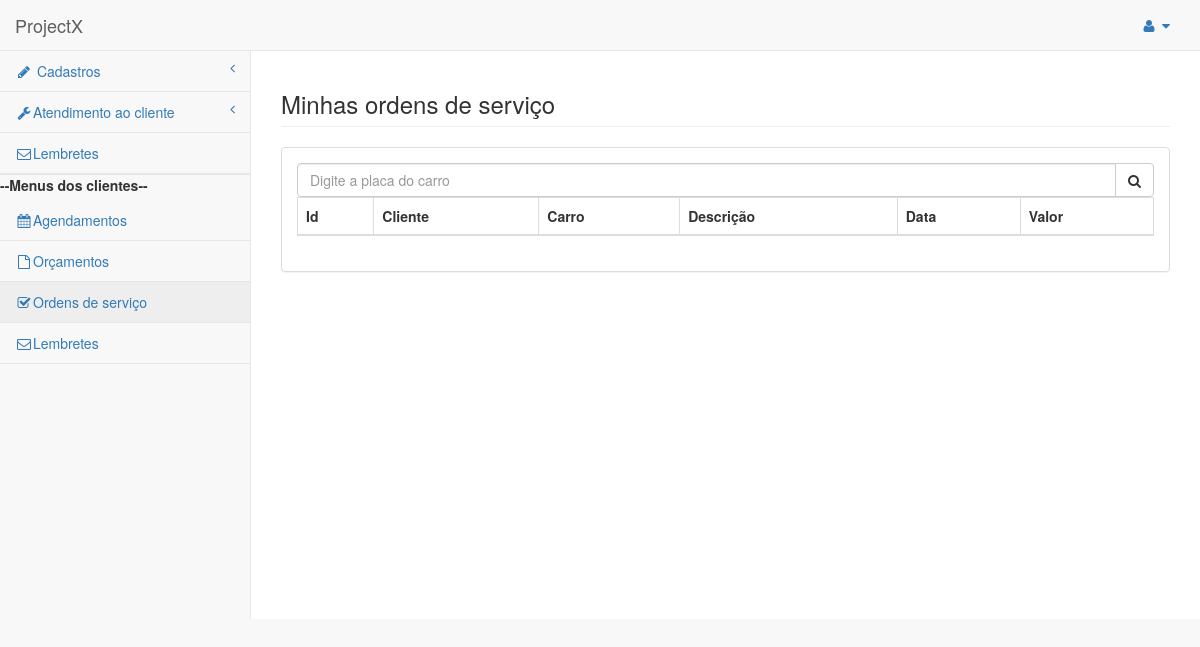
Page /pages/cli_os.php on the earlier database version.
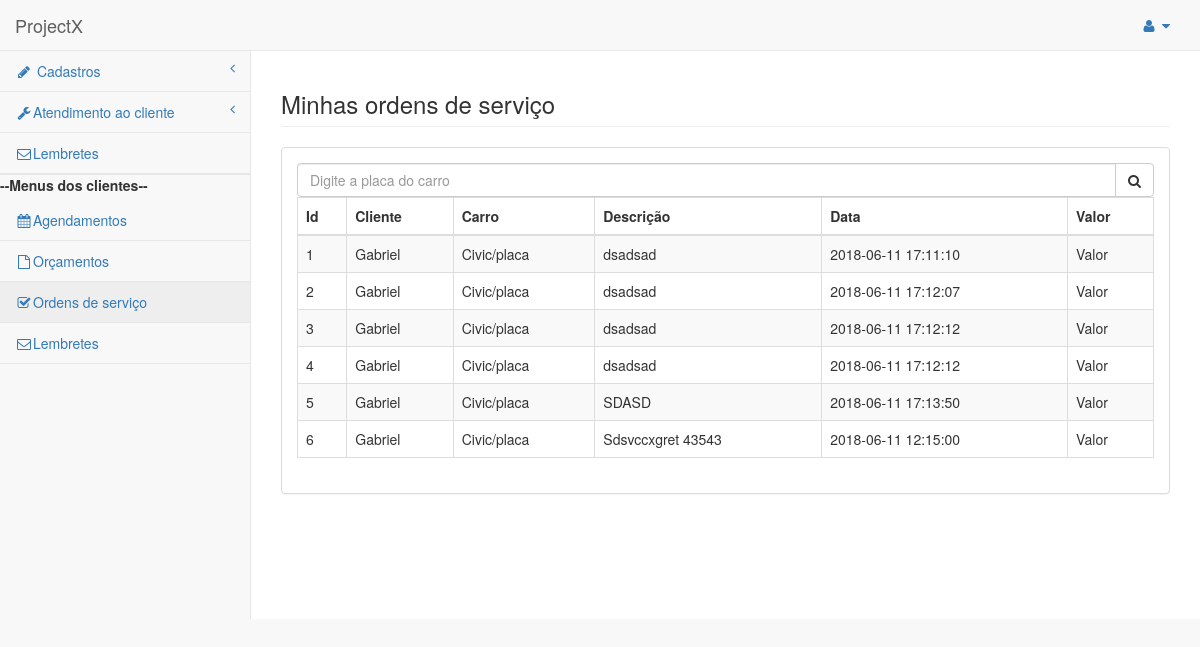
Same page on the later database version.
### tables this page shows
CREATE TABLE `osm` (
  `id` int(10) UNSIGNED NOT NULL,
  `serie` varchar(10) NOT NULL,
  `numero` varchar(10) NOT NULL,
  `id_cliente` int(10) UNSIGNED NOT NULL,
  `id_carro` int(10) UNSIGNED NOT NULL,
  `id_orcamento` int(10) UNSIGNED DEFAULT NULL,
  `valor` double NOT NULL,
  `observacao` varchar(120) NOT NULL,
  `data` datetime NOT NULL,
  `status` char(1) NOT NULL DEFAULT 'A',
  `data_cadastro` datetime NOT NULL DEFAULT CURRENT_TIMESTAMP
);

CREATE TABLE `clientes` (
  `id` int(10) UNSIGNED NOT NULL,
  `cpf` varchar(14) NOT NULL,
  `nome` varchar(120) NOT NULL,
  `login` varchar(30) NOT NULL,
  `senha` varchar(30) NOT NULL,
  `email` varchar(120) NOT NULL,
  `telefone` varchar(30) NOT NULL,
  `celular` varchar(30) NOT NULL,
  `cep` varchar(14) DEFAULT NULL,
  `endereco` varchar(60) DEFAULT NULL,
  `complemento` varchar(60) DEFAULT NULL,
  `numero` int(11) DEFAULT NULL,
  `bairro` varchar(60) DEFAULT NULL,
  `cidade` varchar(60) NOT NULL,
  `estado` char(2) NOT NULL,
  `sexo` char(1) NOT NULL,
  `status` char(1) NOT NULL DEFAULT 'A',
  `data_cadastro` datetime NOT NULL DEFAULT CURRENT_TIMESTAMP
);

CREATE TABLE `carros` (
  `id` int(10) UNSIGNED NOT NULL,
  `marca` varchar(30) NOT NULL,
  `modelo` varchar(11) NOT NULL,
  `versao` varchar(30) DEFAULT NULL,
  `placa` varchar(11) NOT NULL,
  `ano` year(4) NOT NULL,
  `ano_modelo` year(4) NOT NULL,
  `tipo_combustivel` varchar(30) NOT NULL,
  `cor` varchar(30) DEFAULT NULL,
  `status` char(1) NOT NULL DEFAULT 'A',
  `data_cadastro` datetime NOT NULL DEFAULT CURRENT_TIMESTAMP
);

### pages/cli_os.php (the view)
 <?php include 'navbar.php';
 include  "../processa/conecta.php";
  $sql2 = $mysqli->prepare('select o.id,c.nome,car.modelo,car.placa,o.observacao,o.data_cadastro from osm as o ,clientes as c,carros as car where o.id_cliente = c.id and o.id_carro = car.id');
  $sql2->execute();
  $sql2->bind_result($id_osm,$nome_cli,$modelo,$placa,$descricao,$data );
  $sql2->store_result();
  ?>
 <div class="row">
  <div class="col-lg-12">
    <h3 class="page-header">Minhas ordens de serviço</h3>
  </div>
</div>
<div class="row">
        <div class="col-lg-12">
          <div class="panel panel-default">
             <div class="panel-body">
              <div class="input-group custom-search-form">
                <input type="text" class="form-control" placeholder="Digite a placa do carro">
                <span class="input-group-btn">
                  <button class="btn btn-default" type="button">
                    <i class="fa fa-search"></i>
                  </button>
                </span>
              </div>
                      <table width="100%" class="table table-striped table-bordered table-hover" id="dataTables-example">
                <thead>
                  <tr>
                    <th>Id</th>
                     <th>Cliente</th>
                    <th>Carro</th>
                    <th>Descrição</th>
                    <th>Data</th>
                    <th>Valor</th>
                  </tr>
                </thead>
               <tbody>
                  <?php while ($sql2->fetch()){
                    echo " <tr class='odd gradeX'>
                     <td>$id_osm</td>
                    <td>$nome_cli</td>
                    <td>$modelo/placa</td>
                    <td>$descricao</td>
                    <td>$data</td>
                    <td>Valor</td>
                    </tr>
                    ";
                  }?>
              </tbody>
              </table>
            </div>
          </div>
        </div>
      </div>
 </div>
</body>
</html>

### pages/navbar.php (shortened to what this page needs)
<!DOCTYPE html>
<html lang="pt-br">
<head>
    <link href="../vendor/bootstrap/css/bootstrap.min.css" rel="stylesheet">
    <link href="../vendor/metisMenu/metisMenu.min.css" rel="stylesheet">
    <link href="../dist/css/sb-admin-2.css" rel="stylesheet">
    <link href="../vendor/morrisjs/morris.css" rel="stylesheet">
    <link href="../vendor/font-awesome/css/font-awesome.min.css" rel="stylesheet" type="text/css">
    <link href="../vendor/datatables-responsive/dataTables.responsive.css" rel="stylesheet">
    <link href="../vendor/datatables-plugins/dataTables.bootstrap.css" rel="stylesheet">
</head>
<body>
    <div id="wrapper">
        <nav class="navbar navbar-default navbar-static-top" role="navigation" style="margin-bottom: 0">
            <div class="navbar-header">
                <a class="navbar-brand" href="index.php">ProjectX</a>
            </div>
 <ul class="nav navbar-top-links navbar-right">
                <li class="dropdown">
                    <a class="dropdown-toggle" data-toggle="dropdown" href="#">
                        <i class="fa fa-user fa-fw"></i> <i class="fa fa-caret-down"></i>
                    </a>
                </li>
            </ul>
            <div class="navbar-default sidebar" role="navigation">
                <div class="sidebar-nav navbar-collapse">
                    <ul class="nav" id="side-menu">
                        <li>
                            <a href="#"><i class="fa fa-pencil  fa-fw"></i> Cadastros<span class="fa arrow"></span></a>
                        </li>
                         <li>
                            <a href="#"><i class="fa  fa-wrench  fa-fw"></i>Atendimento ao cliente<span class="fa arrow"></span></a>
                        </li>
                        <li>
                            <a href="lembretes.php"><i class="fa fa-envelope-o fa-fw"></i>Lembretes</a>
                        </li>
                         <li class="divider"></li>
                         <label>--Menus dos clientes--</label>
                         <li>
                            <a href="cli_agendamentos.php"><i class="fa fa-calendar   fa-fw"></i>Agendamentos</a>
                        </li>
                         <li>
                            <a href="cli_orcamentos.php"><i class="fa  fa-file-o  fa-fw"></i>Orçamentos</a>
                        </li>
                        <li>
                            <a href="cli_os.php"><i class="fa fa-check-square-o fa-fw"></i>Ordens de serviço</a>
                        </li>
                        <li>
                            <a href="cli_lembretes.php"><i class="fa  fa-envelope-o   fa-fw"></i>Lembretes</a>
                        </li>
                    </ul>
                </div>
            </div>
        </nav>
</div>
<div id="page-wrapper">

Differences in the rows shown:
added osm: id "1", id_cliente.nome "Gabriel", id_carro.modelo "Civic", observacao "dsadsad", data_cadastro "2018-06-11 17:11:10"
added osm: id "2", id_cliente.nome "Gabriel", id_carro.modelo "Civic", observacao "dsadsad", data_cadastro "2018-06-11 17:12:07"
added osm: id "3", id_cliente.nome "Gabriel", id_carro.modelo "Civic", observacao "dsadsad", data_cadastro "2018-06-11 17:12:12"
added osm: id "4", id_cliente.nome "Gabriel", id_carro.modelo "Civic", observacao "dsadsad", data_cadastro "2018-06-11 17:12:12"
added osm: id "5", id_cliente.nome "Gabriel", id_carro.modelo "Civic", observacao "SDASD", data_cadastro "2018-06-11 17:13:50"
added osm: id "6", id_cliente.nome "Gabriel", id_carro.modelo "Civic", observacao "Sdsvccxgret 43543", data_cadastro "2018-06-11 12:15:00"
